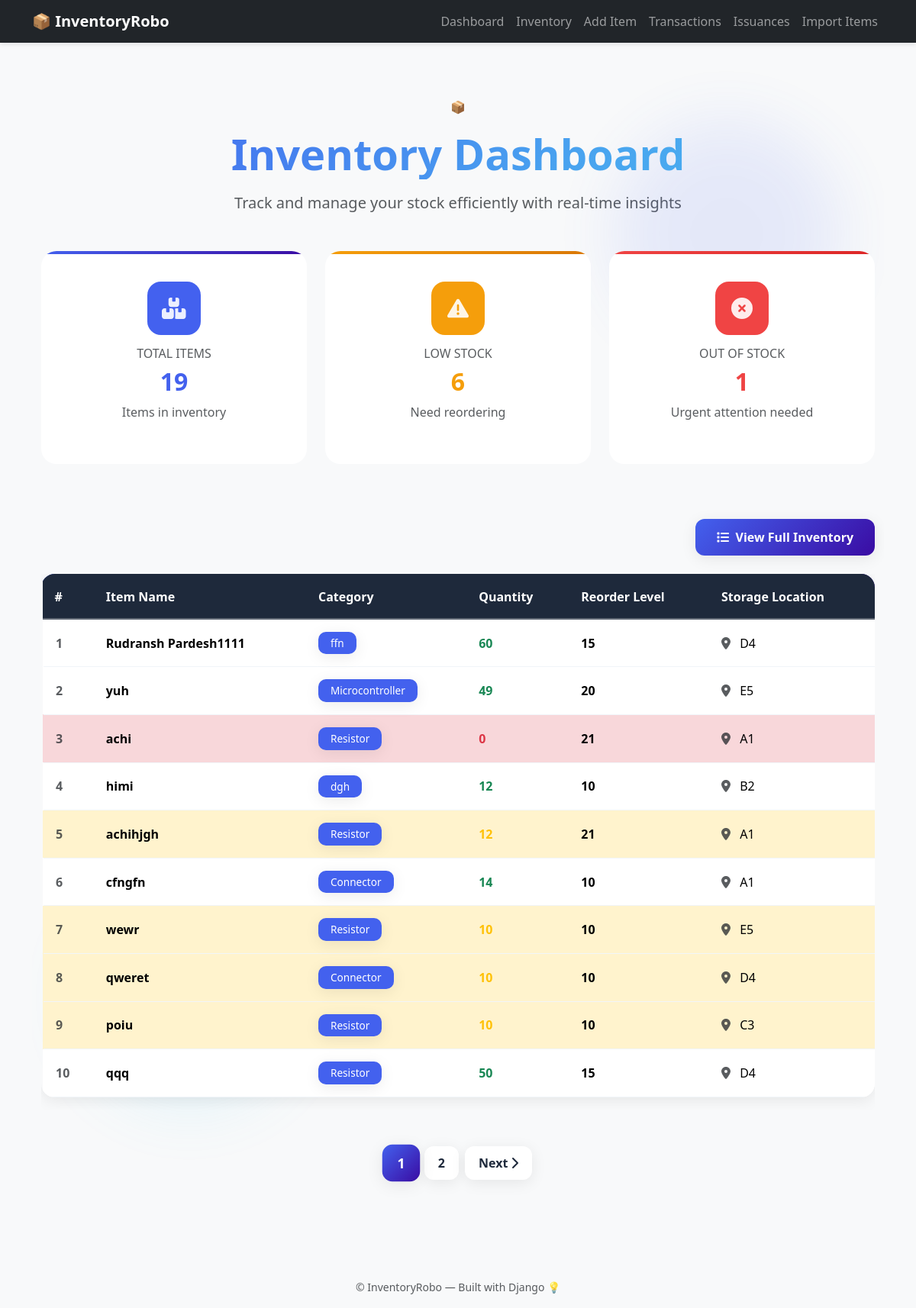
The page / on the database its author committed.
### inventory/models.py (models this page shows, shortened)
class Item(models.Model):
    serial_no = models.PositiveIntegerField(unique=True, blank=True, null=True)
    name = models.CharField(max_length=100)
    category = models.CharField(max_length=50, choices=CATEGORY_CHOICES)
    custom_category = models.CharField(max_length=100, blank=True, null=True)
    quantity = models.PositiveIntegerField(default=0)
    reorder_level = models.PositiveIntegerField(default=5)
    unit_price = models.DecimalField(max_digits=10, decimal_places=2)
    supplier = models.CharField(max_length=100, blank=True, null=True)
    location = models.CharField(max_length=100, blank=True, null=True)
    description = models.TextField(blank=True, null=True)
    created_at = models.DateTimeField(auto_now_add=True)
    storage_location = models.CharField(max_length=10, blank=True, null=True, editable=False)

### inventory/views.py (the view)
# urls.py: path('', views.dashboard, name='dashboard'),
def dashboard(request):
    total_items = Item.objects.count()
    low_stock = Item.objects.filter(quantity__gt=0, quantity__lte=F('reorder_level')).count()
    out_stock = Item.objects.filter(quantity=0).count()
    items = Item.objects.all().order_by('serial_no')
    paginator = Paginator(items, 10)
    page_number = request.GET.get('page')
    page_obj = paginator.get_page(page_number)
    context = {
        'total_items': total_items,
        'low_stock': low_stock,
        'out_stock': out_stock,
        'items': items,
        'CATEGORIES': get_all_categories(),
        'page_obj': page_obj,
    }
    return render(request, 'inventory/dashboard.html', context)

### inventory/utils.py (called while the page is built)
def get_all_categories():
    return (
        Item.objects
        .exclude(category__isnull=True)
        .exclude(category__exact='')
        .values_list('category', flat=True)
        .distinct()
        .order_by('category')
    )

### inventory/templates/inventory/dashboard.html (shortened to what this page needs)
{% extends 'inventory/base.html' %}
{% load static %}
{% block content %}
<div class="container py-5 position-relative overflow-hidden">
    <div class="bg-blob bg-blob-1"></div>
    <div class="text-center mb-5 fade-in">
        <div class="float-animation mb-3">📦</div>
        <h1 class="fw-bold gradient-text display-4 mb-3">
            Inventory Dashboard
        </h1>
        <p class="text-muted fs-5">Track and manage your stock efficiently with real-time insights</p>
    </div>
    <div class="row mb-5">
        <div class="col-md-4 mb-4 fade-in" style="animation-delay: 0.1s;">
            <div class="card stat-card p-4 border-0 h-100">
                <div class="card-body text-center">
                    <div class="card-icon mx-auto" style="background: var(--primary); color: white;">
                        <i class="fas fa-boxes"></i>
                    </div>
                    <h6 class="text-muted mb-2">TOTAL ITEMS</h6>
                    <h2 class="fw-bold mb-0" style="color: var(--primary);">{{ total_items }}</h2>
                    <p class="text-muted mt-2">Items in inventory</p>
                </div>
            </div>
        </div>
        <div class="col-md-4 mb-4 fade-in" style="animation-delay: 0.2s;">
            <div class="card stat-card warning p-4 border-0 h-100">
                <div class="card-body text-center">
                    <div class="card-icon mx-auto" style="background: var(--warning); color: white;">
                        <i class="fas fa-exclamation-triangle"></i>
                    </div>
                    <h6 class="text-muted mb-2">LOW STOCK</h6>
                    <h2 class="fw-bold mb-0" style="color: var(--warning);">{{ low_stock }}</h2>
                    <p class="text-muted mt-2">Need reordering</p>
                </div>
            </div>
        </div>
        <div class="col-md-4 mb-4 fade-in" style="animation-delay: 0.3s;">
            <div class="card stat-card danger p-4 border-0 h-100">
                <div class="card-body text-center">
                    <div class="card-icon mx-auto" style="background: var(--danger); color: white;">
                        <i class="fas fa-times-circle"></i>
                    </div>
                    <h6 class="text-muted mb-2">OUT OF STOCK</h6>
                    <h2 class="fw-bold mb-0" style="color: var(--danger);">{{ out_stock }}</h2>
                    <p class="text-muted mt-2">Urgent attention needed</p>
                </div>
            </div>
        </div>
    </div>
    <div class="text-end mb-4 slide-in-right">
        <a href="{% url 'inventory_list' %}" class="btn btn-modern">
            <i class="fas fa-list me-2"></i>View Full Inventory
        </a>
    </div>
    <div class="table-responsive fade-in" style="animation-delay: 0.4s;">
        <table class="table table-modern table-hover">
            <thead>
                <tr>
                    <th>#</th>
                    <th>Item Name</th>
                    <th>Category</th>
                    <th>Quantity</th>
                    <th>Reorder Level</th>
                    <th>Storage Location</th>
                </tr>
            </thead>
            <tbody>
                {% for item in page_obj %}
                <tr
                    class="{% if item.quantity == 0 %}table-danger{% elif item.quantity <= item.reorder_level %}table-warning{% endif %}">
                    <td class="fw-bold text-muted">{{ forloop.counter }}</td>
                    <td class="fw-semibold">{{ item.name }}</td>
                    <td>
                        <span class="badge badge-modern" style="background: var(--primary); color: #fff;">
                            {{ item.category }}
                        </span>
                    </td>
                    <td>
                        <span
                            class="fw-bold {% if item.quantity == 0 %}text-danger{% elif item.quantity <= item.reorder_level %}text-warning{% else %}text-success{% endif %}">
                            {{ item.quantity }}
                        </span>
                    </td>
                    <td class="fw-semibold">{{ item.reorder_level }}</td>
                    <td>
                        <i class="fas fa-map-marker-alt me-2 text-muted"></i>
                        {{ item.storage_location }}
                    </td>
                </tr>
                {% endfor %}
            </tbody>
        </table>
    </div>
    {% if page_obj.paginator.num_pages > 1 %}
    <div class="d-flex justify-content-center mt-5 fade-in" style="animation-delay: 0.5s;">
        <ul class="pagination pagination-modern">
            {% for num in page_obj.paginator.page_range %}
            {% if page_obj.number == num %}
            <li class="page-item active">
                <span class="page-link">{{ num }}</span>
            </li>
            {% elif num > page_obj.number|add:'-3' and num < page_obj.number|add:'3' %} <li class="page-item">
                <a class="page-link" href="?page={{ num }}">{{ num }}</a>
                </li>
                {% endif %}
                {% endfor %}
                {% if page_obj.has_next %}
                <li class="page-item">
                    <a class="page-link" href="?page={{ page_obj.next_page_number }}">
                        Next<i class="fas fa-chevron-right ms-1"></i>
                    </a>
                </li>
                {% endif %}
        </ul>
    </div>
    {% endif %}
</div>
{% endblock %}

### inventory/templates/inventory/base.html (style rules this page uses)
body { background-color: #f8f9fa; }

### inventory/templates/inventory/dashboard.html (style rules this page uses)
:root { --primary: #4361ee; --secondary: #3f37c9; --accent: #4cc9f0; --success: #4ade80; --warning: #f59e0b; --danger: #ef4444; --light: #f8fafc; --dark: #1e293b; --gradient-primary: linear-gradient(135deg, #4361ee, #3a0ca3); --gradient-warning: linear-gradient(135deg, #f59e0b, #d97706); --gradient-danger: linear-gradient(135deg, #ef4444, #dc2626); --gradient-success: linear-gradient(135deg, #10b981, #059669); --shadow-soft: 0 4px 20px rgba(0, 0, 0, 0.08); --shadow-medium: 0 8px 30px rgba(0, 0, 0, 0.12); --shadow-strong: 0 12px 40px rgba(0, 0, 0, 0.15); }
.fade-in { animation: fadeInUp 0.8s ease-out; }
.float-animation { animation: float 3s ease-in-out infinite; }
.slide-in-right { animation: slideInRight 0.6s ease-out; }
.gradient-text { background: linear-gradient(135deg, var(--primary), var(--accent)); -webkit-background-clip: text; -webkit-text-fill-color: transparent; background-clip: text; }
.stat-card { border: none; border-radius: 20px; transition: all 0.4s cubic-bezier(0.175, 0.885, 0.32, 1.275); overflow: hidden; position: relative; z-index: 1; }
.stat-card::before { content: ''; position: absolute; top: 0; left: 0; right: 0; height: 4px; background: var(--gradient-primary); z-index: 2; }
.stat-card.warning::before { background: var(--gradient-warning); }
.stat-card.danger::before { background: var(--gradient-danger); }
.card-icon { width: 70px; height: 70px; border-radius: 18px; display: flex; align-items: center; justify-content: center; font-size: 28px; margin-bottom: 15px; position: relative; }
.card-icon::after { content: ''; position: absolute; width: 100%; height: 100%; border-radius: 18px; opacity: 0.1; background: inherit; }
.btn-modern { border: none; border-radius: 12px; padding: 12px 28px; font-weight: 600; transition: all 0.3s ease; position: relative; overflow: hidden; background: var(--gradient-primary); color: white; box-shadow: var(--shadow-soft); }
.btn-modern::before { content: ''; position: absolute; top: 0; left: -100%; width: 100%; height: 100%; background: linear-gradient(90deg, transparent, rgba(255, 255, 255, 0.3), transparent); transition: left 0.5s; }
.table-modern { border-radius: 18px; overflow: hidden; box-shadow: var(--shadow-soft); border: none; }
.table-modern thead { background: var(--gradient-primary); }
.table-modern thead th { background: var(--dark); border: none; padding: 18px 16px; font-weight: 600; color: rgb(255, 255, 255); position: relative; overflow: hidden; }
.table-modern thead th::after { content: ''; position: absolute; bottom: 0; left: 0; width: 100%; height: 2px; background: rgba(255, 255, 255, 0.3); }
.table-modern tbody tr { transition: all 0.3s ease; border-left: 3px solid transparent; }
.table-modern tbody td { padding: 16px; border-bottom: 1px solid #f1f5f9; vertical-align: middle; }
.badge-modern { padding: 8px 16px; border-radius: 10px; font-weight: 500; font-size: 0.85em; box-shadow: var(--shadow-soft); }
.pagination-modern .page-item .page-link { border: none; border-radius: 12px; margin: 0 4px; padding: 10px 18px; font-weight: 600; color: var(--dark); transition: all 0.3s ease; box-shadow: var(--shadow-soft); }
.pagination-modern .page-item.active .page-link { background: var(--gradient-primary); color: white; transform: scale(1.1); }
.bg-blob { position: absolute; width: 300px; height: 300px; border-radius: 50%; filter: blur(40px); opacity: 0.1; z-index: 0; }
.bg-blob-1 { background: var(--primary); top: 5%; right: 5%; animation: float 6s ease-in-out infinite; }

### rows shown on the page
Item: name "Rudransh Pardesh1111", category "ffn", quantity "60", reorder_level "15", storage_location "D4"
Item: name "yuh", category "Microcontroller", quantity "49", reorder_level "20", storage_location "E5"
Item: name "achi", category "Resistor", quantity "0", reorder_level "21", storage_location "A1"
Item: name "himi", category "dgh", quantity "12", reorder_level "10", storage_location "B2"
Item: name "achihjgh", category "Resistor", quantity "12", reorder_level "21", storage_location "A1"
Item: name "cfngfn", category "Connector", quantity "14", reorder_level "10", storage_location "A1"
Item: name "wewr", category "Resistor", quantity "10", reorder_level "10", storage_location "E5"
Item: name "qweret", category "Connector", quantity "10", reorder_level "10", storage_location "D4"
Item: name "poiu", category "Resistor", quantity "10", reorder_level "10", storage_location "C3"
Item: name "qqq", category "Resistor", quantity "50", reorder_level "15", storage_location "D4"

### other values the page prints
{{ total_items }} "19"
{{ low_stock }} "6"
{{ out_stock }} "1"
{{ num }} "1"
{{ num }} "2"
